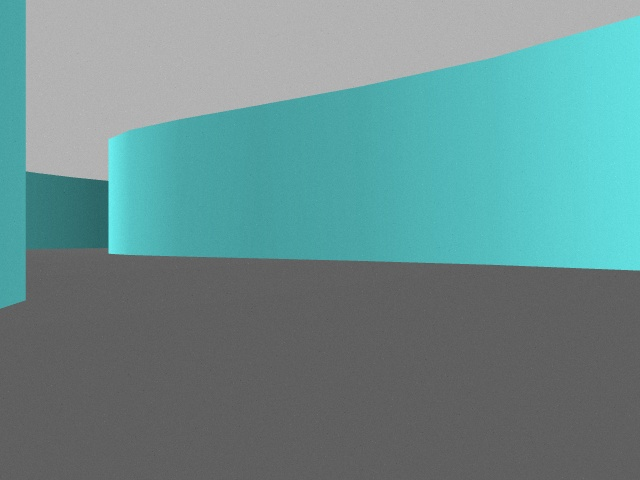
#> input picture Tutorials/137125000000~0~0087266462.jpg, 640 x 480 px
$ python equalize.py --image '137125000000~0~0087266462.jpg'
#> lines starting #> are read from the running program, lines starting #| are printed output that depends on the picture
import numpy as np
import argparse
import cv2

ap=argparse.ArgumentParser()
ap.add_argument("-i","--image",required=True,help="Path to the image")
args=vars(ap.parse_args())

#conver the image to grayscale and show it
image=cv2.imread(args['image'])
#> image is the input picture: shape (480, 640, 3); mean B, G, R 142, 141.7, 105.6
image=cv2.cvtColor(image,cv2.COLOR_BGR2GRAY)
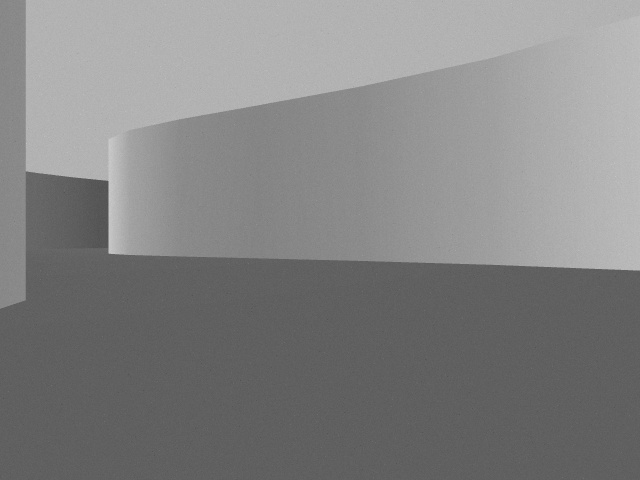
#> image: shape (480, 640); min 80, max 202, mean 131
cv2.imshow("Original",image)
cv2.waitKey(0)

eq=cv2.equalizeHist(image)
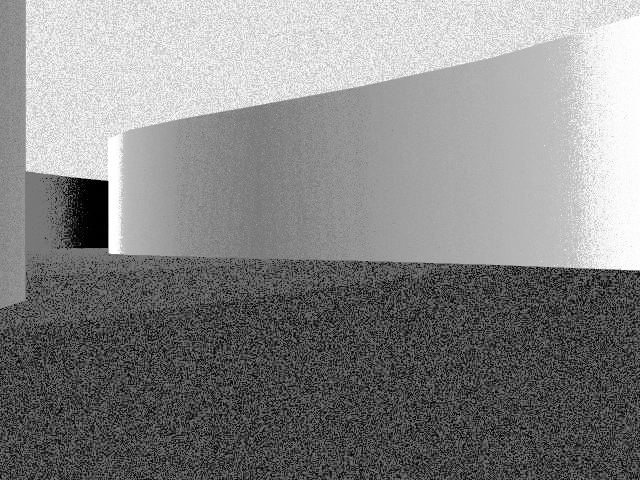
#> eq: shape (480, 640); min 0, max 255, mean 133.1
cv2.imshow("Histogram Equalization",np.hstack([image,eq]))
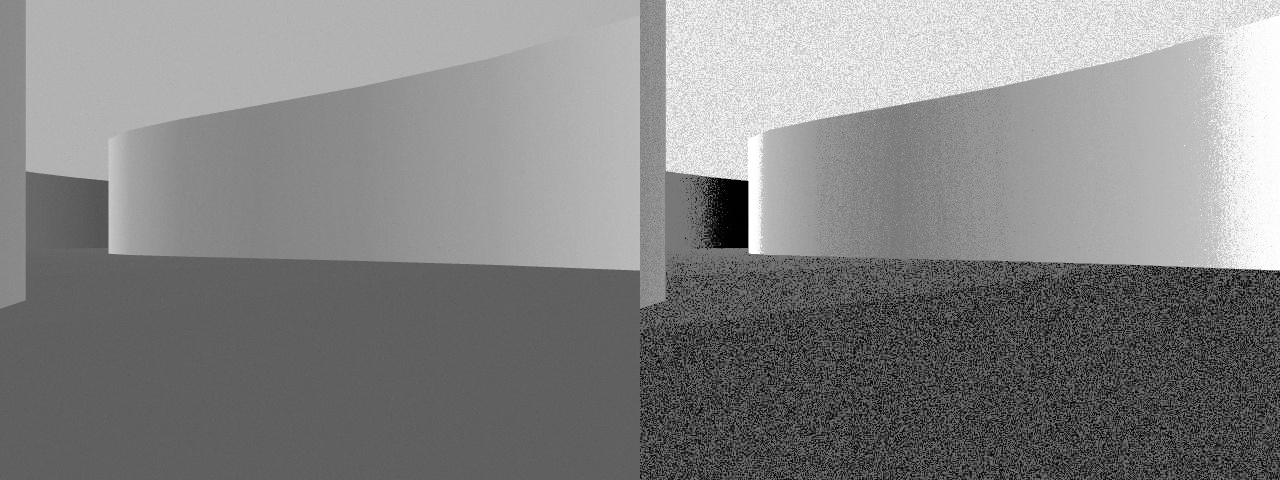
#> window 'Histogram Equalization': shape (480, 1280); min 0, max 255, mean 132
cv2.waitKey(0)
